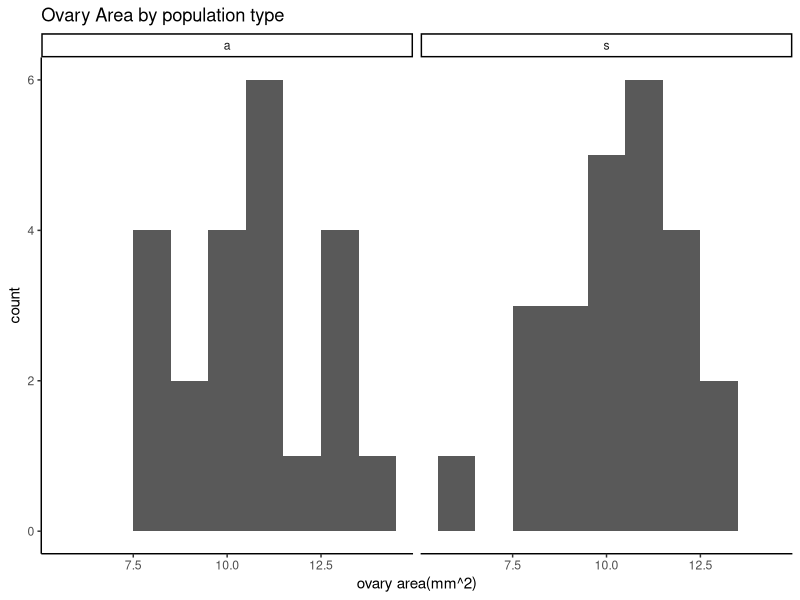

The R script that drew this image:
## ---- chunk 1
knitr::opts_chunk$set(echo = TRUE)

## ---- chunk 2
cc1_data <- read.csv("./data/A1_Data_Excel(2).csv")
cc1_data_mod <- cc1_data[1:46, 1:8]

cc1_data_mod$ovary_area <- cc1_data_mod$ovary_width*cc1_data_mod$ovary_height
## ---- chunk 3
class(cc1_data_mod)
dim(cc1_data_mod)
str(cc1_data_mod)
head(cc1_data_mod)
tail(cc1_data_mod)
## ---- chunk 4
area_means <- aggregate(ovary_area~population_type,data=cc1_data_mod,FUN = mean)

## ---- chunk 5
knitr::kable(area_means,caption = "Mean Ovary Area by Population Type")
## ---- chunk 6
#install.packages("ggplot2")
library(ggplot2)

ggplot(cc1_data_mod, aes(x=ovary_area))+geom_histogram(binwidth=1)+facet_wrap(~population_type)+labs(x="ovary area(mm^2)",y="count",title="Ovary Area by population type")+theme_classic()
